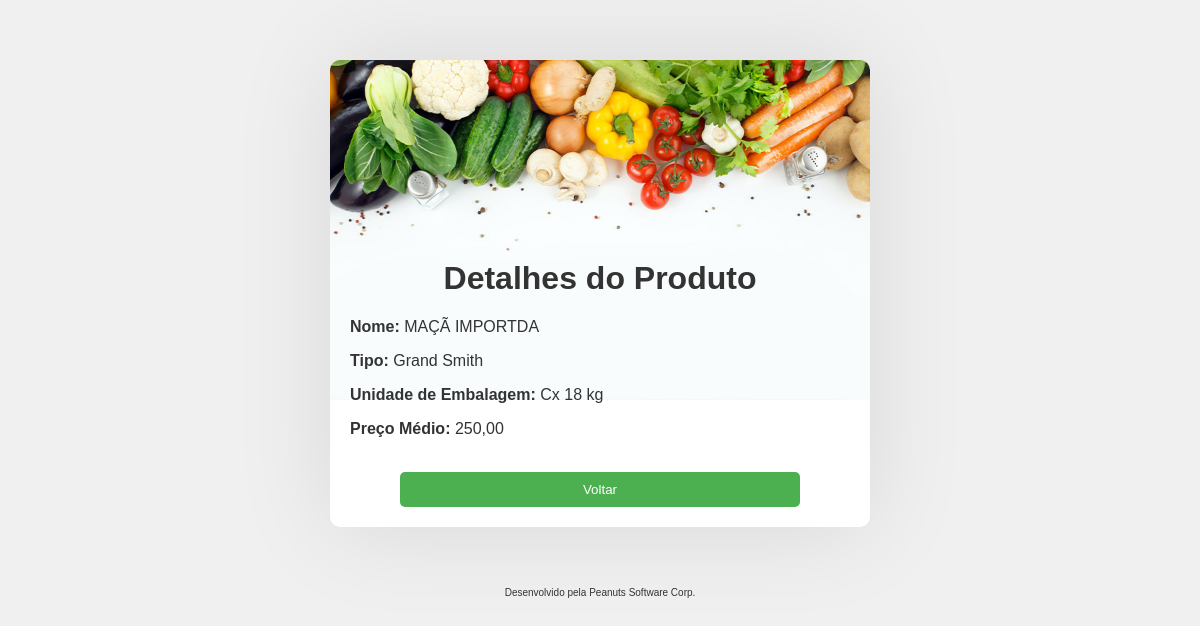
The page /produto/79 on the database as committed earlier.
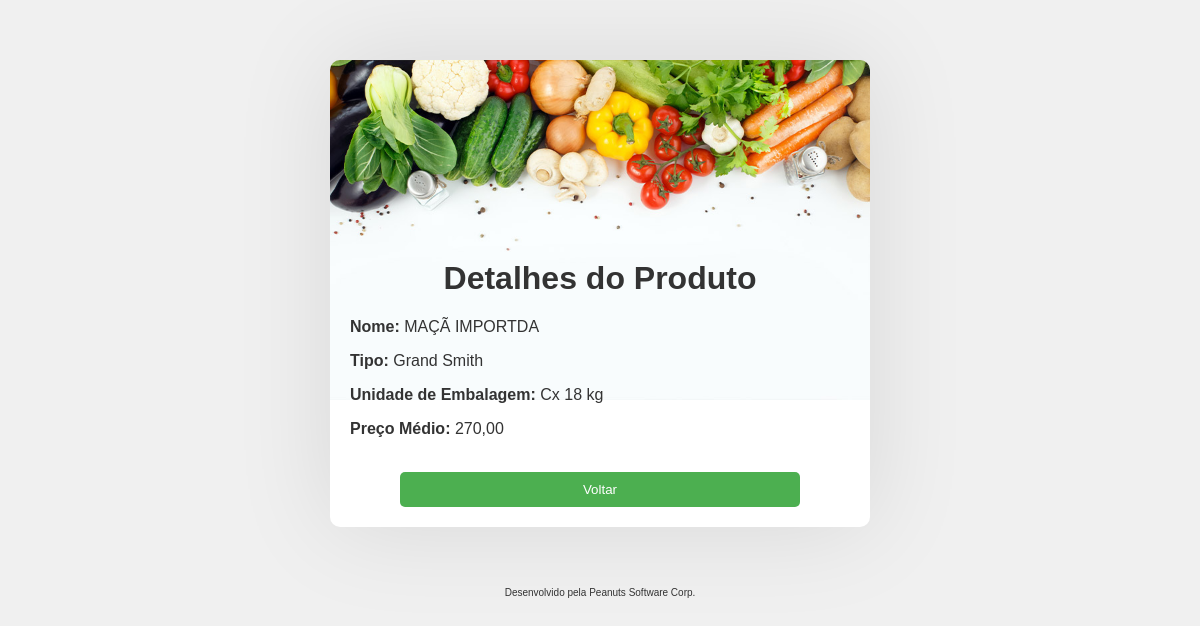
The same page on the database as committed later.
### run.py (models this page shows)
class Produto(db.Model):
    id = db.Column(db.Integer, primary_key=True)
    nome = db.Column(db.String(255))
    tipo = db.Column(db.String(50))
    unidade_embalagem = db.Column(db.String(50))
    modal = db.Column(db.String(50))

### run.py (the view)
@app.route('/produto/<int:produto_id>')
def detalhes_produto(produto_id):
    produtos = Produto.query.all()
    produto = Produto.query.get(produto_id)
    return render_template('detalhes_produto.html', produto=produto, produtos=produtos)

### templates/detalhes_produto.html (shortened to what this page needs)
<!DOCTYPE html>
<html>
<head>
</head>
<body>
    <div class="main">
        <h1>Detalhes do Produto</h1>
        <p><strong>Nome:</strong> {{ produto.nome }}</p>
        <p><strong>Tipo:</strong> {{ produto.tipo }}</p>
        <p><strong>Unidade de Embalagem:</strong> {{ produto.unidade_embalagem }}</p>
        <p><strong>Preço Médio:</strong> {{ produto.modal }}</p><br>
        <div id="voltar-btn">
            <a href="/"><button>Voltar</button></a>
        </div>
    </div>
    <footer>
        <p>Desenvolvido pela Peanuts Software Corp.</p>
    </footer>
</body>
</html>

### templates/detalhes_produto.html (style rules this page uses)
body { font-family: Arial, sans-serif; background-color: #f0f0f0; margin: 0; padding: 0; }
.main { width: 500px; margin: 60px auto; background-image: url('../static/bg.jpg'); background-size: contain; background-position: top center; background-repeat: no-repeat; background-color: #fff; padding: 20px; border-radius: 10px; box-shadow: 0 0 100px rgba(0, 0, 0, 0.1); animation: entering 0.6s ease-in-out; }
h1 { margin-top: 180px; color: #333; text-align: center; }
p { color: #333; margin-top: 10px; }
strong { font-weight: bold; }
button { background-color: #4CAF50; color: white; border: none; padding: 10px 20px; border-radius: 5px; cursor: pointer; }
a { text-decoration: none; color: white; }
#voltar-btn { display: flex; flex-direction: column; justify-content: center; align-items: center; }
#voltar-btn button { width: 50vh; }
footer p { font-size: 10px; text-align: center; }

Rows that differ between the two databases and show on the page:
changed Produto "MAÇÃ IMPORTDA": modal "250,00" → "270,00"
